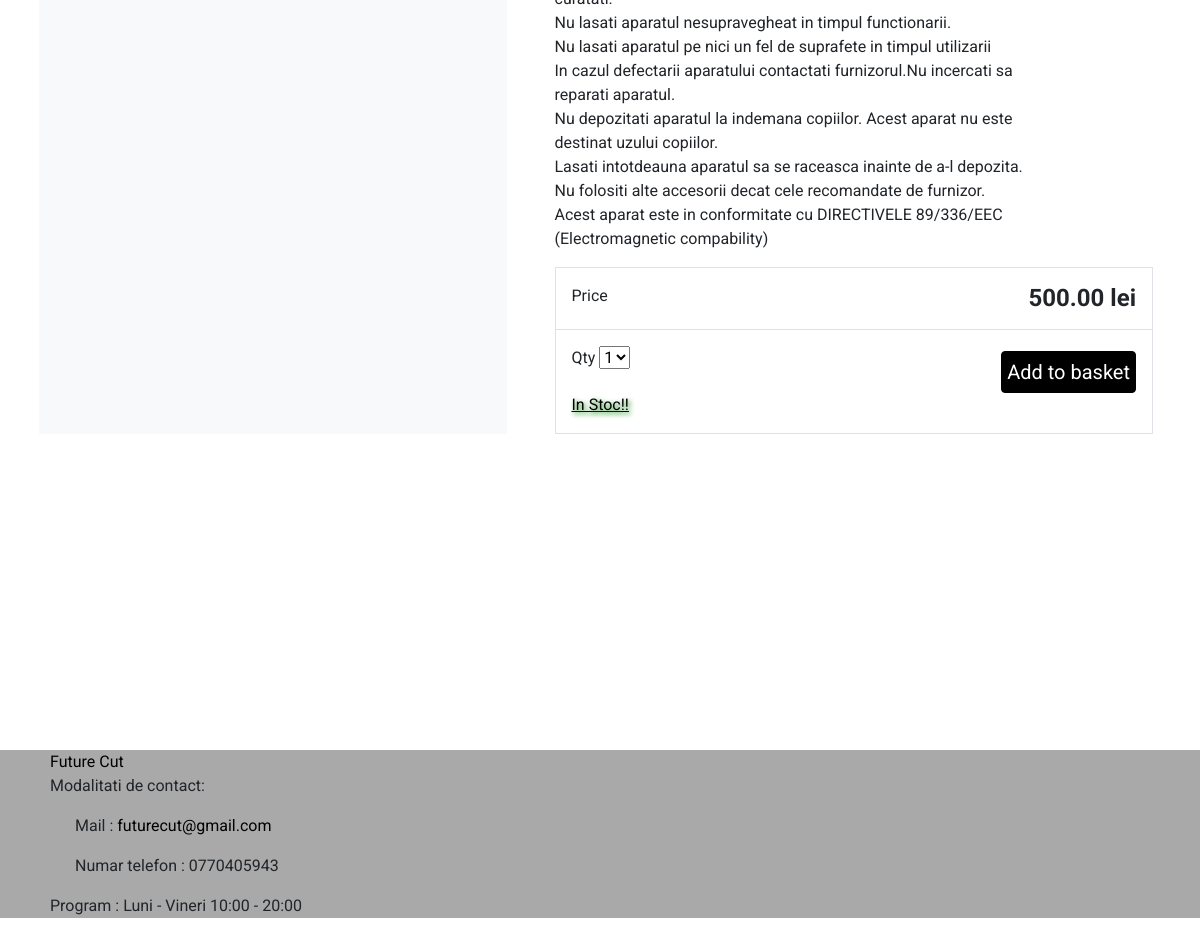
/item1/andis-slim-line-gtx/ (lower part), run on an earlier commit of the app's database.
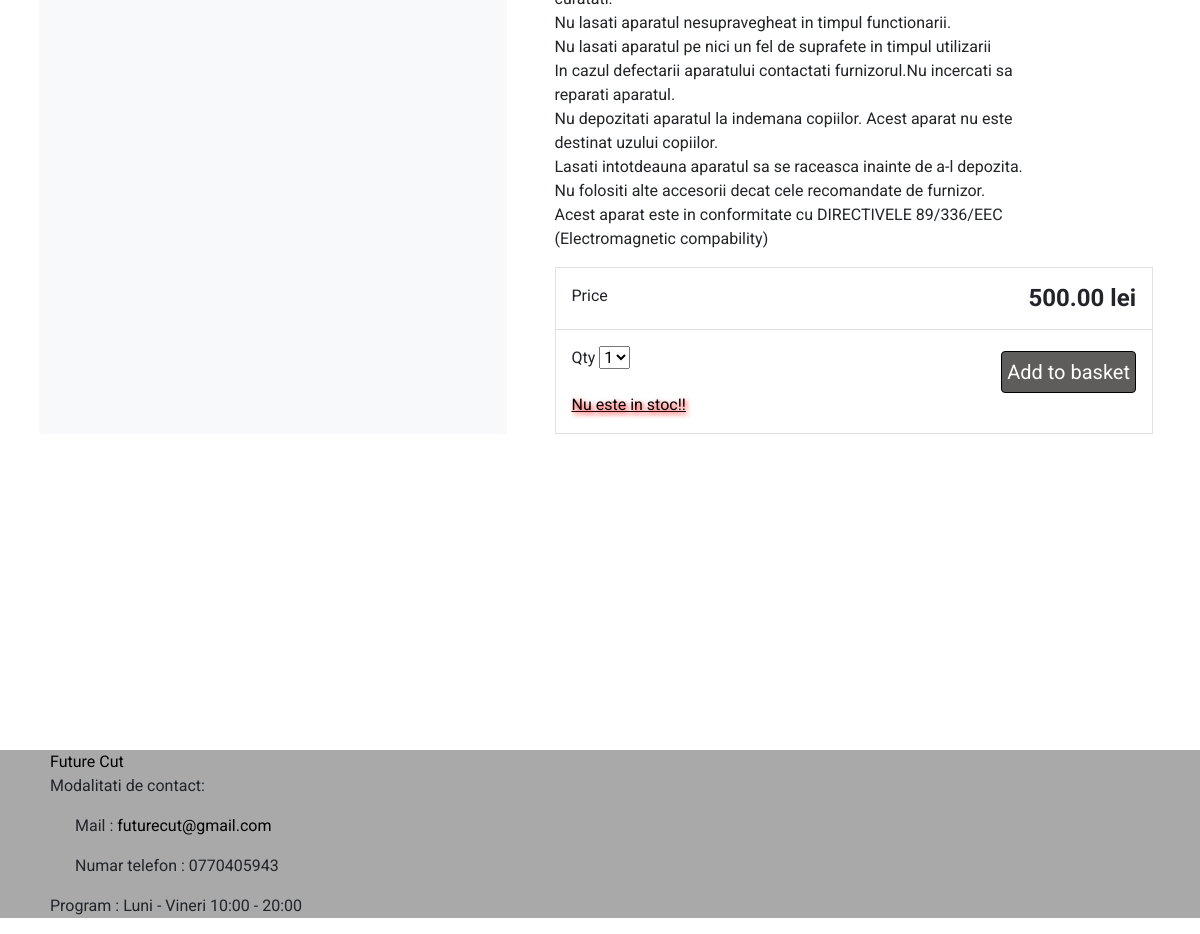
And on a later commit of the database.
### store/views.py (the view)
# urls.py: path('item1/<str:slug>/', views.produs_detail, name='produs_detail'),
def produs_detail(request, slug):
    produs = get_object_or_404(Produs, slug=slug)
    return render(request, 'store/products/detail.html', {'produs': produs})

### store/views.py (called while the page is built)
def categories(request):
    return {
        'categories': Category.objects.all()
    }

### templates/store/products/detail.html (shortened to what this page needs)
{% extends "store/base.html" %}
{% load static %}
{% block content %}
<div class="container">
    <main class="pt-5">
        <div class="row g-3">
            <div class="col-md-5 col-lg-5 order-md-first bg-light">
            </div>
            <div class="col-md-7 col-lg-7 ps-md-3 ps-lg-5">
                <div class="descriere">
                    <p id="desriereprodus">{{ produs.description|linebreaksbr }}</p>
                </div>
                <div class="border">
                    <div class="col border-bottom">
                        <div class="row p-3">
                            <div class="col-6">Price</div>
                            <div class="col-6 text-end"><span class="h4 fw-bold">{{ produs.price }} lei</span></div>
                        </div>
                    </div>
                    <div class="col">
                        <div class="row p-3">
                            <div class="col-6">
                                <label for="select">Qty</label>
                                <select id="select">
                                    <option value="1">1</option>
                                </select>
                            </div>
                            <div class="col-6 text-end">
                            {%if produs.in_stock%}
                            <button type="button" class="comanda" onclick="addcart({{produs.id}})">Add to basket</button>
                            {%else%}
                            <button type="button" class="comanda1">Add to basket</button>
                            {% endif %}
                            </div>
                            {%if produs.in_stock%}
                            <a class="in_stock">In Stoc!! </a>
                            {%else%}
                            <a class="not_stock">Nu este in stoc!! </a>
                            {% endif %}
                        </div>
                    </div>
                </div>
            </div>
        </div>
    </main>
</div>
{% endblock %}

What changed in the data, as far as the page shows it:
changed Produs: in_stock True → False (drawn)
Also different on the page:
text no longer shown: "In Stoc!!"
text now shown: "Nu este in stoc!!"
